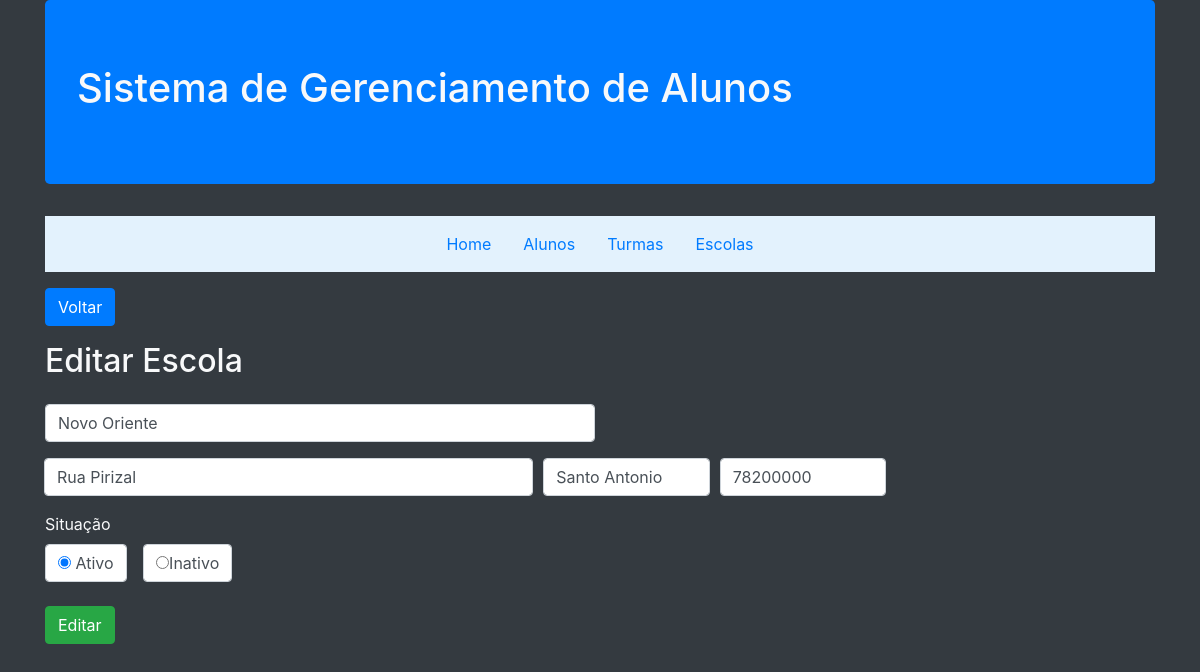
/edit-escola.php?id=1, run on the app's committed database.
### tables this page shows
CREATE TABLE `escola` (
  `id` int(11) NOT NULL,
  `nomeEscola` varchar(50) DEFAULT NULL,
  `nomeRua` varchar(50) DEFAULT NULL,
  `cep` varchar(20) DEFAULT NULL,
  `nomeBairro` varchar(50) DEFAULT NULL,
  `data` timestamp NOT NULL DEFAULT current_timestamp() ON UPDATE current_timestamp(),
  `situacao` enum('s','n') NOT NULL
);

### edit-escola.php (called while the page is built, shortened)
<?php
$obEscola = Escola::getEscola($_GET['id']);
include __DIR__ . '/includes/header.php';
include __DIR__ . '/includes/form-escola.php';
include __DIR__ . '/includes/footer.php';
?>

### app/Db/Database.php (called while the page is built, shortened)
<?php
class Database{
  private $table;
  private $connection;
  public function __construct($table = null){
    $this->table = $table;
  }
  private function setConnection(){
    try{
      $this->connection = new PDO('mysql:host='.self::HOST.';dbname='.self::NAME,self::USER,self::PASS);
      $this->connection->setAttribute(PDO::ATTR_ERRMODE,PDO::ERRMODE_EXCEPTION);
    }catch(PDOException $e){
      die('ERROR: '.$e->getMessage());
    }
  }
  public function execute($query,$params = []){
    try{
      $statement = $this->connection->prepare($query);
      $statement->execute($params);
      return $statement;
    }catch(PDOException $e){
      die('ERROR: '.$e->getMessage());
    }
  }
  public function select($where = null, $order = null, $limit = null, $fields = '*'){
    $where = strlen($where) ? 'WHERE '.$where : '';
    $order = strlen($order) ? 'ORDER BY '.$order : '';
    $limit = strlen($limit) ? 'LIMIT '.$limit : '';
    $query = 'SELECT '.$fields.' FROM '.$this->table.' '.$where.' '.$order.' '.$limit;
    return $this->execute($query);
  }
}

### app/Entity/Escola.php (called while the page is built, shortened)
<?php
class Escola{
  public static function getEscola($id){
    return (new Database('escola'))->select('id = '.$id)
                                  ->fetchObject(self::class);
  }
}

### includes/form-escola.php (the view)
<main>
    <section>
        <a href="escolas.php">
            <button class="btn btn-primary mt-3">Voltar</button>
        </a>
    </section>
    <h2 class="mt-3 mb-4"><?=TITLE?></h2>
    <form method="post">
        <div class="form-row">
            <div class="form-group col-md-6">
                <input type="text" class="form-control" name="nomeEscola" placeholder="Nome da Escola" value="<?=$obEscola->nomeEscola ?>" required>
            </div>
            <div class="form-row">
                <div class="col-7 ml-1">
                    <input type="text" class="form-control" name="nomeRua" placeholder="Rua" value="<?=$obEscola->nomeRua ?>">
                </div>
                <div class="col">
                    <input type="text" class="form-control" name="nomeBairro" placeholder="Bairro" value="<?=$obEscola->nomeBairro ?>">
                </div>
                <div class="col">
                    <input type="text" class="form-control" name="cep" placeholder="CEP" value="<?=$obEscola->cep ?>">
                </div>
            </div>
        </div>
        <div class="form-group">
            <label class="mt-3">Situação</label>
            <div>
                <div class="form-check form-check-inline">
                    <label class="form-control">
                        <input type="radio" name="situacao" value="s" checked> Ativo
                    </label>
                </div>
                <div class="form-check form-check-inline">
                    <label class="form-control">
                        <input type="radio" name="situacao" value="n" <?=$obEscola->situacao == 'n' ? 'checked' : '' ?>>Inativo
                    </label>
                </div>
            </div>
        </div>
        <div class="form-group">
            <button type="submit" class="btn btn-success"><?=TITLE2?></button>
        </div>
    </form>
</main>

### data on the page
escola: nomeEscola "Novo Oriente", nomeRua "Rua Pirizal", nomeBairro "Santo Antonio", cep "78200000", situacao "☐ Inativo"

### other printed values
TITLE "Editar Escola"
TITLE2 "Editar"
